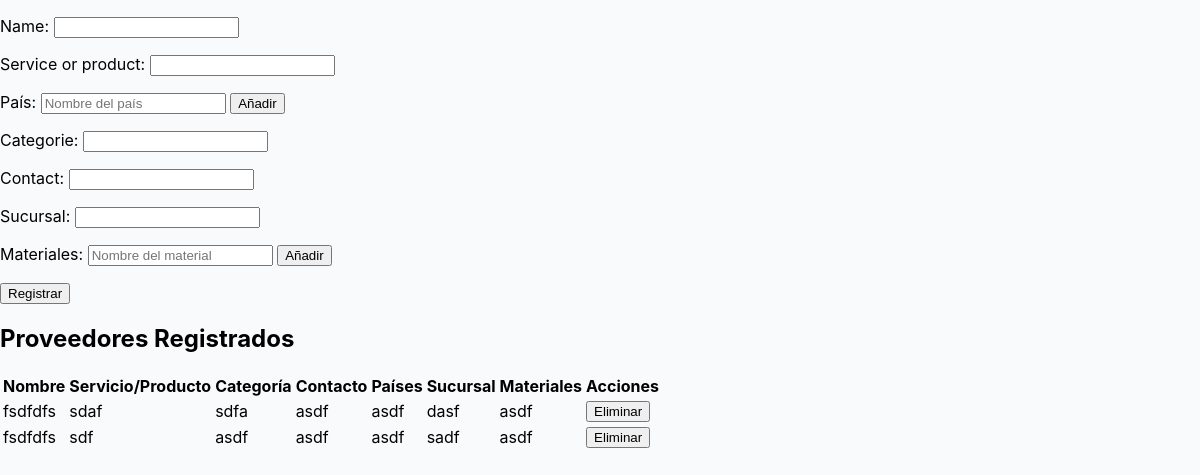
/proveedores/, run on an earlier commit of the app's database.
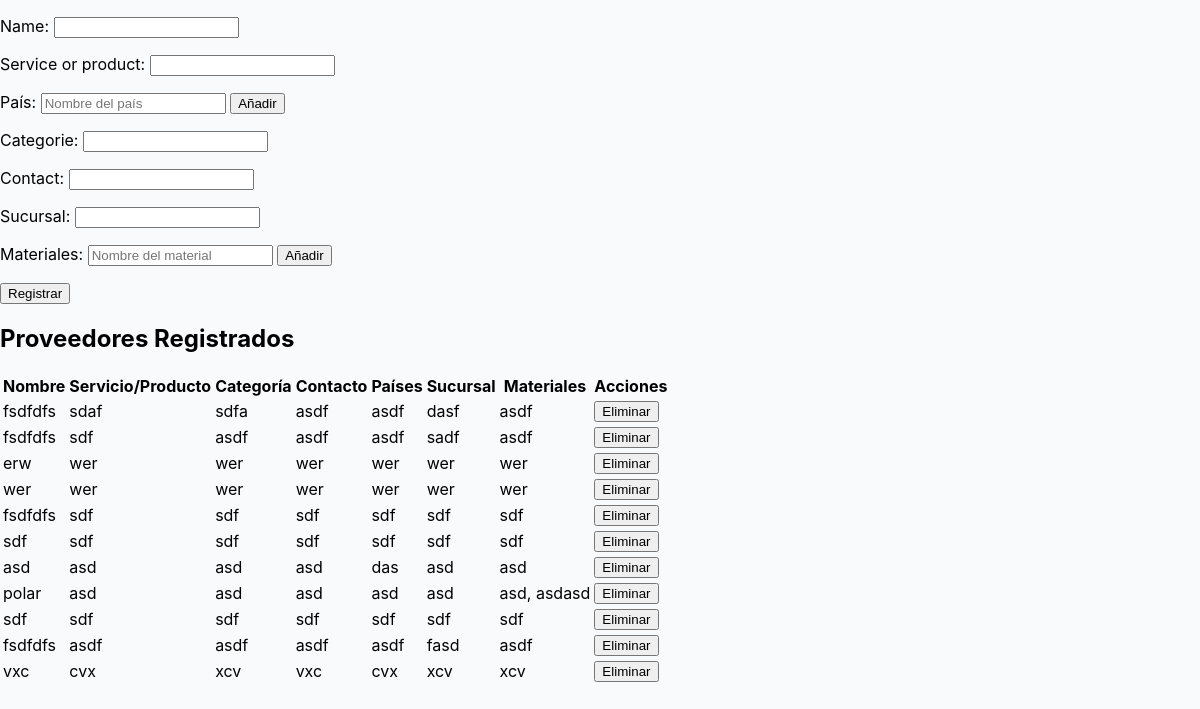
And on a later commit of the database.
### compras/models.py (models this page shows)
class Proveedores(models.Model):
    name = models.CharField(max_length=100)
    service_or_product = models.CharField(max_length=100)
    categorie = models.CharField(max_length=100)
    contact = models.CharField(max_length=100)
    countries = models.ManyToManyField(Paises)
    sucursal = models.CharField(max_length=100)
    materiales = models.ManyToManyField(Material)

class Paises(models.Model):
    nombre = models.CharField(max_length=100)

class Material(models.Model):
    nombre = models.CharField(max_length=100)

### compras/views.py (the view)
# urls.py: path('proveedores/', proveedores_view, name='proveedores'),
@csrf_protect
def proveedores_view(request):
    import json
    if request.method == 'POST':
        form = ProveedorForm(request.POST)
        materiales_json = request.POST.get('materiales_json', '[]')
        materiales_nombres = json.loads(materiales_json)
        paises_json = request.POST.get('paises_json', '[]')
        paises_nombres = json.loads(paises_json)
        if form.is_valid():
            proveedor = form.save(commit=False)
            proveedor.save()
            materiales_objs = [Material.objects.get_or_create(nombre=nombre)[0] for nombre in materiales_nombres]
            proveedor.materiales.set(materiales_objs)
            paises_objs = [Paises.objects.get_or_create(nombre=nombre)[0] for nombre in paises_nombres]
            proveedor.countries.set(paises_objs)
            return redirect('proveedores')
    else:
        form = ProveedorForm()
    proveedores = Proveedores.objects.all()
    return render(request, 'proveedores.html', {'form': form, 'proveedores': proveedores})

### compras/forms.py
class ProveedorForm(forms.ModelForm):
    class Meta:
        model = Proveedores
        fields = ['name', 'service_or_product', 'categorie', 'contact', 'sucursal']

### compras/templates/proveedores.html (shortened to what this page needs)
{% load static %}
<!DOCTYPE html>
<html lang="es">
<head>
    <link rel="stylesheet" href="{% static 'styles/styles_compras.css' %}">
    <form method="post" id="proveedor-form">
        <p>
            {{ form.name.label_tag }} {{ form.name }}
        </p>
        <p>
            {{ form.service_or_product.label_tag }} {{ form.service_or_product }}
        </p>
        <p>
            <label for="pais-input">País:</label>
            <input type="text" id="pais-input" placeholder="Nombre del país">
            <button type="button" onclick="addPais()">Añadir</button>
        </p>
        <p>
            {{ form.categorie.label_tag }} {{ form.categorie }}
        </p>
        <p>
            {{ form.contact.label_tag }} {{ form.contact }}
        </p>
        <p>
            {{ form.sucursal.label_tag }} {{ form.sucursal }}
        </p>
        <p>
            <label for="material-input">Materiales:</label>
            <input type="text" id="material-input" placeholder="Nombre del material">
            <button type="button" onclick="addMaterial()">Añadir</button>
        </p>
        <button type="submit">Registrar</button>
    </form>
    <h2>Proveedores Registrados</h2>
    <table>
        <thead>
            <tr>
                <th>Nombre</th>
                <th>Servicio/Producto</th>
                <th>Categoría</th>
                <th>Contacto</th>
                <th>Países</th>
                <th>Sucursal</th>
                <th>Materiales</th>
                <th>Acciones</th>
            </tr>
        </thead>
    <tbody id="proveedores-table-body">
            {% for proveedor in proveedores %}
            <tr>
                <td>{{ proveedor.name }}</td>
                <td>{{ proveedor.service_or_product }}</td>
                <td>{{ proveedor.categorie }}</td>
                <td>{{ proveedor.contact }}</td>
                <td>
                    {% with paises=proveedor.countries.all %}
                        {% if paises|length > 0 %}
                            {% for pais in paises %}
                                {{ pais.nombre|default:'---' }}{% if not forloop.last %}, {% endif %}
                            {% endfor %}
                        {% else %}
                            ---
                        {% endif %}
                    {% endwith %}
                </td>
                <td>{{ proveedor.sucursal }}</td>
                <td>{% for mat in proveedor.materiales.all %}{{ mat.nombre }}{% if not forloop.last %}, {% endif %}{% endfor %}</td>
                <td>
                    <form method="post" action="{% url 'eliminar_proveedor' %}" style="display:inline;">
                        <button type="submit">Eliminar</button>
                    </form>
                </td>
            </tr>
            {% endfor %}
        </tbody>
    </table>
</body>
</html>

What changed in the data, as far as the page shows it:
added Proveedores: name "erw", service_or_product "wer", categorie "wer", contact "wer", sucursal "wer"
added Paises: nombre "wer"
added Material: nombre "wer"
added Proveedores: name "wer", service_or_product "wer", categorie "wer", contact "wer", sucursal "wer"
added Proveedores: name "fsdfdfs", service_or_product "sdf", categorie "sdf", contact "sdf", sucursal "sdf"
added Paises: nombre "sdf"
added Material: nombre "sdf"
added Proveedores: name "sdf", service_or_product "sdf", categorie "sdf", contact "sdf", sucursal "sdf"
added Proveedores: name "asd", service_or_product "asd", categorie "asd", contact "asd", sucursal "asd"
added Paises: nombre "das", shown under "asd"
added Material: nombre "asd"
added Proveedores: name "polar", service_or_product "asd", categorie "asd", contact "asd", sucursal "asd"
added Paises: nombre "asd", shown under "polar"
added Material: nombre "asdasd", shown under "polar"
added Proveedores: name "sdf", service_or_product "sdf", categorie "sdf", contact "sdf", sucursal "sdf"
added Proveedores: name "fsdfdfs", service_or_product "asdf", categorie "asdf", contact "asdf", sucursal "fasd", Paises (nombre "asdf"), Material (nombre "asdf")
added Proveedores: name "vxc", service_or_product "cvx", categorie "xcv", contact "vxc", sucursal "xcv"
added Paises: nombre "cvx", shown under "vxc"
added Material: nombre "xcv", shown under "vxc"
